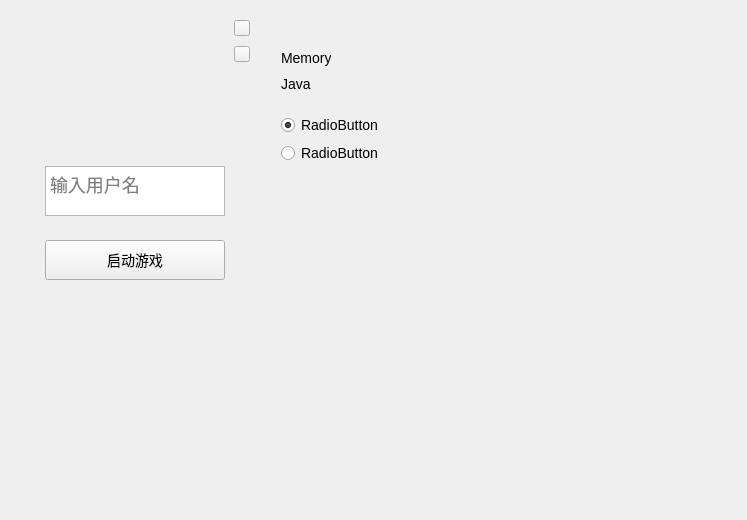
<?xml version="1.0" encoding="UTF-8"?>
<ui version="4.0">
 <class>MinecraftWrapper</class>
 <widget class="QMainWindow" name="MinecraftWrapper">
  <property name="geometry">
   <rect>
    <x>0</x>
    <y>0</y>
    <width>747</width>
    <height>520</height>
   </rect>
  </property>
  <property name="windowTitle">
   <string>MinecraftWrapper</string>
  </property>
  <property name="autoFillBackground">
   <bool>false</bool>
  </property>
  <property name="styleSheet">
   <string notr="true">font-size: 14px;</string>
  </property>
  <widget class="QWidget" name="centralWidget">
   <widget class="QWidget" name="mainWidget" native="true">
    <property name="geometry">
     <rect>
      <x>10</x>
      <y>10</y>
      <width>250</width>
      <height>300</height>
     </rect>
    </property>
    <property name="styleSheet">
     <string notr="true"/>
    </property>
    <widget class="QWidget" name="logo" native="true">
     <property name="geometry">
      <rect>
       <x>75</x>
       <y>40</y>
       <width>100</width>
       <height>100</height>
      </rect>
     </property>
     <property name="styleSheet">
      <string notr="true">background-image: url(:/res/logo.png)</string>
     </property>
    </widget>
    <widget class="QPushButton" name="closeButton">
     <property name="geometry">
      <rect>
       <x>224</x>
       <y>10</y>
       <width>16</width>
       <height>16</height>
      </rect>
     </property>
     <property name="styleSheet">
      <string notr="true">background: url(:/res/btn-close.png)</string>
     </property>
     <property name="text">
      <string/>
     </property>
     <property name="flat">
      <bool>false</bool>
     </property>
    </widget>
    <widget class="QPushButton" name="settingButton">
     <property name="geometry">
      <rect>
       <x>224</x>
       <y>36</y>
       <width>16</width>
       <height>16</height>
      </rect>
     </property>
     <property name="styleSheet">
      <string notr="true">background: url(:/res/btn-setting.png)</string>
     </property>
     <property name="text">
      <string/>
     </property>
    </widget>
    <widget class="QPushButton" name="gameStartButton">
     <property name="geometry">
      <rect>
       <x>35</x>
       <y>230</y>
       <width>180</width>
       <height>40</height>
      </rect>
     </property>
     <property name="styleSheet">
      <string notr="true"/>
     </property>
     <property name="text">
      <string>启动游戏</string>
     </property>
    </widget>
    <widget class="QTextEdit" name="usernameEdit">
     <property name="geometry">
      <rect>
       <x>35</x>
       <y>156</y>
       <width>180</width>
       <height>50</height>
      </rect>
     </property>
     <property name="styleSheet">
      <string notr="true">font-size: 18px;</string>
     </property>
     <property name="placeholderText">
      <string>输入用户名</string>
     </property>
    </widget>
    <zorder>settingButton</zorder>
    <zorder>logo</zorder>
    <zorder>closeButton</zorder>
    <zorder>gameStartButton</zorder>
    <zorder>usernameEdit</zorder>
   </widget>
   <widget class="QWidget" name="settingWidget" native="true">
    <property name="geometry">
     <rect>
      <x>260</x>
      <y>10</y>
      <width>200</width>
      <height>300</height>
     </rect>
    </property>
    <property name="styleSheet">
     <string notr="true"/>
    </property>
    <widget class="QWidget" name="verticalLayoutWidget">
     <property name="geometry">
      <rect>
       <x>-1</x>
       <y>-1</y>
       <width>201</width>
       <height>301</height>
      </rect>
     </property>
     <layout class="QVBoxLayout" name="verticalLayout" stretch="0,1">
      <property name="spacing">
       <number>22</number>
      </property>
      <property name="leftMargin">
       <number>22</number>
      </property>
      <item>
       <widget class="QWidget" name="widget" native="true">
        <property name="minimumSize">
         <size>
          <width>72</width>
          <height>72</height>
         </size>
        </property>
        <widget class="QLabel" name="label">
         <property name="geometry">
          <rect>
           <x>0</x>
           <y>30</y>
           <width>50</width>
           <height>16</height>
          </rect>
         </property>
         <property name="text">
          <string>Memory</string>
         </property>
        </widget>
        <widget class="QLabel" name="label_2">
         <property name="geometry">
          <rect>
           <x>0</x>
           <y>56</y>
           <width>50</width>
           <height>16</height>
          </rect>
         </property>
         <property name="text">
          <string>Java</string>
         </property>
        </widget>
       </widget>
      </item>
      <item>
       <layout class="QVBoxLayout" name="toggleContainer">
        <property name="leftMargin">
         <number>0</number>
        </property>
        <item>
         <widget class="QRadioButton" name="radioButton_2">
          <property name="text">
           <string>RadioButton</string>
          </property>
          <property name="checked">
           <bool>true</bool>
          </property>
         </widget>
        </item>
        <item>
         <widget class="QRadioButton" name="radioButton">
          <property name="text">
           <string>RadioButton</string>
          </property>
         </widget>
        </item>
        <item>
         <spacer name="verticalSpacer">
          <property name="orientation">
           <enum>Qt::Vertical</enum>
          </property>
          <property name="sizeHint" stdset="0">
           <size>
            <width>20</width>
            <height>40</height>
           </size>
          </property>
         </spacer>
        </item>
       </layout>
      </item>
     </layout>
    </widget>
   </widget>
  </widget>
 </widget>
 <layoutdefault spacing="6" margin="11"/>
 <resources/>
 <connections>
  <connection>
   <sender>closeButton</sender>
   <signal>clicked()</signal>
   <receiver>MinecraftWrapper</receiver>
   <slot>close()</slot>
   <hints>
    <hint type="sourcelabel">
     <x>379</x>
     <y>38</y>
    </hint>
    <hint type="destinationlabel">
     <x>373</x>
     <y>259</y>
    </hint>
   </hints>
  </connection>
 </connections>
</ui>
